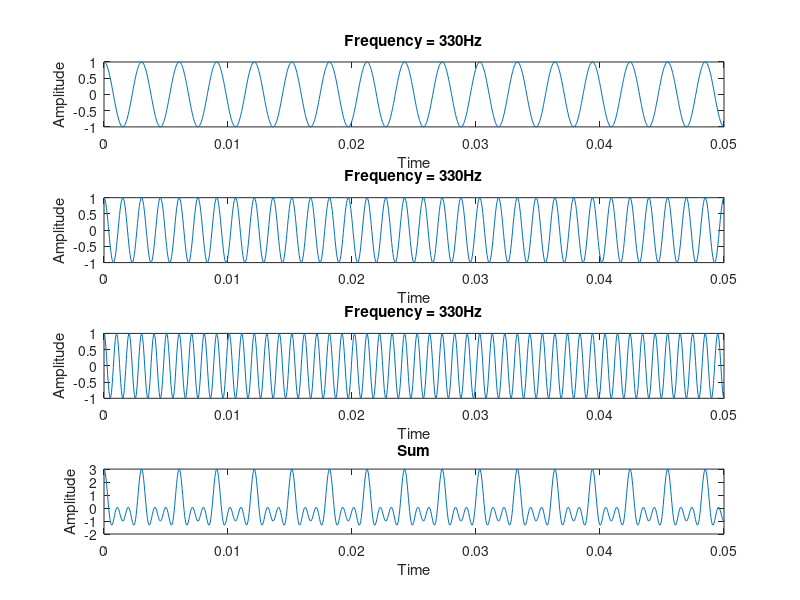
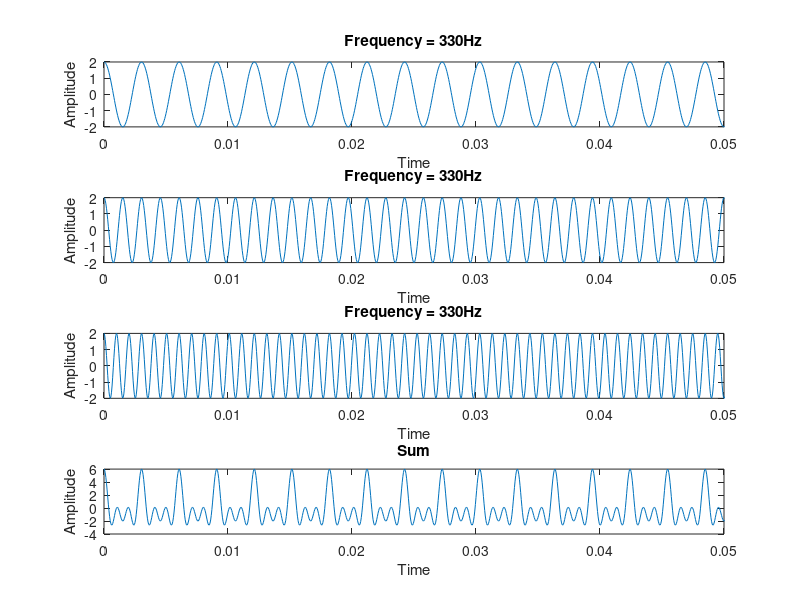
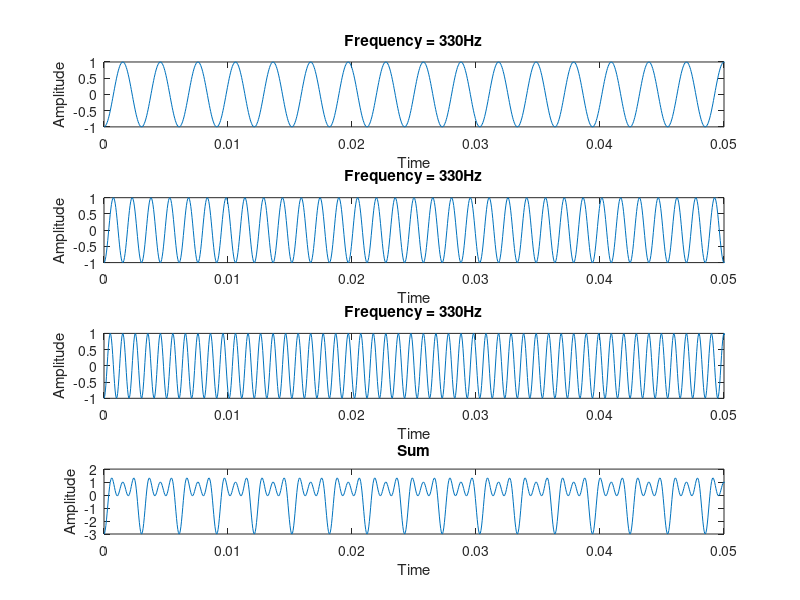

MATLAB code for these plots, in order:
fs = 20000
Ls = 5
t = 0:1/fs:0.5

f1 = 330
a = [1 2 -1]

for i=1:3
  figure(i)
  x_sum = 0
  for j=1:3
    subplot(410 + j);
    x = a(i)*cos(2*pi*f1*j*t)
    plot(t, x);
    title("Frequency = 330Hz");
    xlabel("Time");
    ylabel("Amplitude");
    axis ([0, 0.05], "tic", "label");
    
    x_sum += x
  end

  subplot(414)
  plot(t, x_sum)
  title("Sum")
  xlabel("Time")
  ylabel("Amplitude")
  axis ([0, 0.05], "tic", "label");
end

